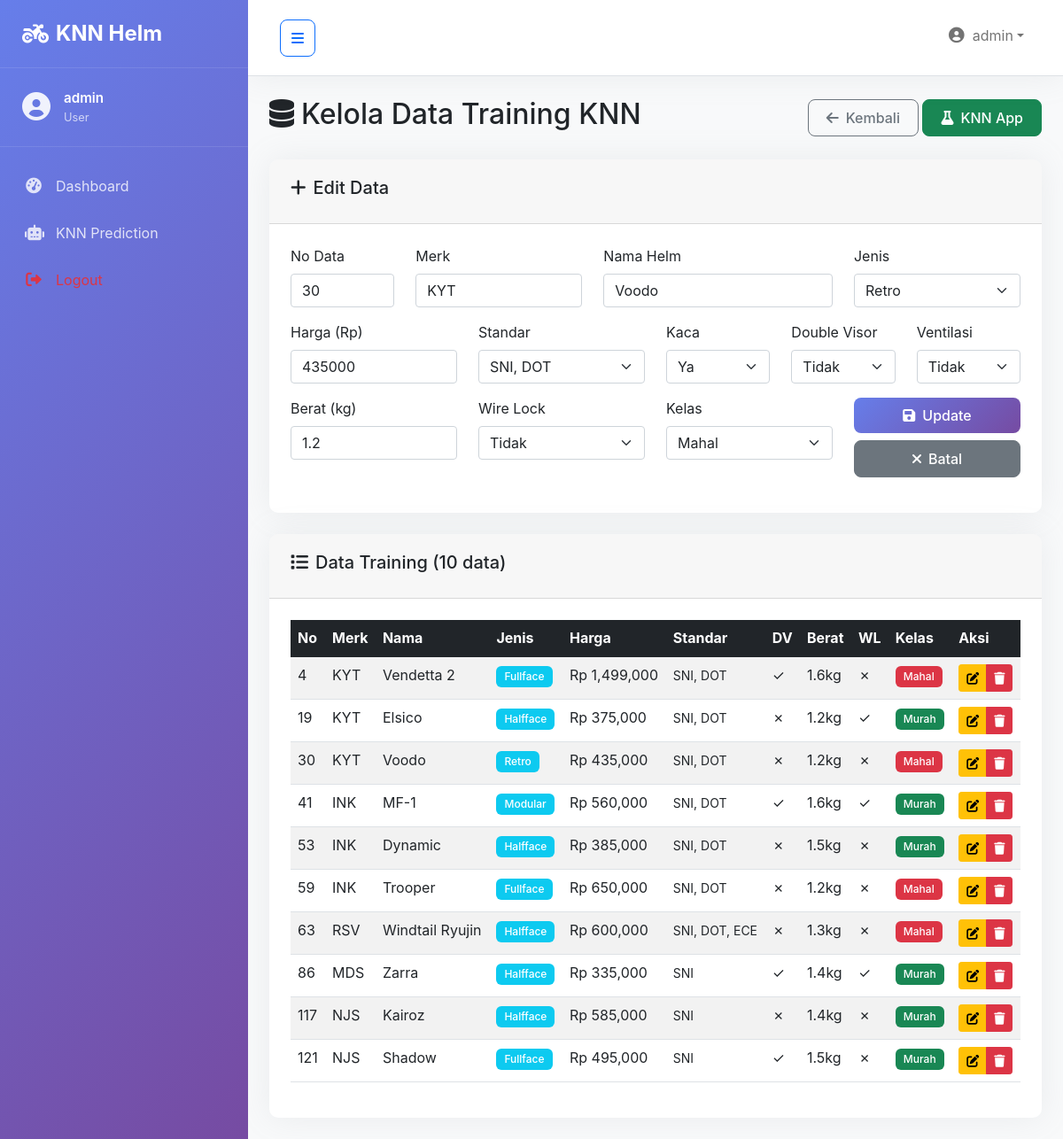
Screenshot of /pages/knn_data.php?action=edit&id=3 (signed in) with the database file from the repository.
### tables this page shows
CREATE TABLE `knn_training_data` (
    `id` INT PRIMARY KEY AUTO_INCREMENT,
    `no_data` INT NOT NULL,
    `merk` VARCHAR(50) NOT NULL,
    `nama` VARCHAR(100) NOT NULL,
    `jenis` ENUM('Fullface', 'Halfface', 'Retro', 'Modular') NOT NULL,
    `harga` INT NOT NULL,
    `standar` VARCHAR(100) NOT NULL,
    `kaca` ENUM('Ya', 'No') NOT NULL DEFAULT 'Ya',
    `double_visor` ENUM('Ya', 'No') NOT NULL DEFAULT 'No',
    `ventilasi_udara` ENUM('Ya', 'No') NOT NULL DEFAULT 'Ya',
    `berat` DECIMAL(3,1) NOT NULL,
    `wire_lock` ENUM('Ya', 'No') NOT NULL DEFAULT 'No',
    `kelas` ENUM('Mahal', 'Murah') NOT NULL,
    `created_at` TIMESTAMP DEFAULT CURRENT_TIMESTAMP
);

### pages/knn_data.php (the view, shortened to what this page needs)
<?php
require_once '../config/db.php';
$action = isset($_GET['action']) ? $_GET['action'] : '';
$edit_data = null;
if ($action == 'edit' && isset($_GET['id'])) {
    $id = $_GET['id'];
    $sql = "SELECT * FROM knn_training_data WHERE id = ?";
    $stmt = $conn->prepare($sql);
    $stmt->bind_param("i", $id);
    $stmt->execute();
    $result = $stmt->get_result();
    $edit_data = $result->fetch_assoc();
}
$sql = "SELECT * FROM knn_training_data ORDER BY no_data";
$result = $conn->query($sql);
?>
<!DOCTYPE html>
<html lang="id">
<head>
    <link href="https://cdn.jsdelivr.net/npm/bootstrap@5.1.3/dist/css/bootstrap.min.css" rel="stylesheet">
    <link href="https://cdnjs.cloudflare.com/ajax/libs/font-awesome/6.0.0/css/all.min.css" rel="stylesheet">
    <link href="../assets/css/dashboard.css" rel="stylesheet">
</head>
<body>
    <div class="wrapper">
        <?php include '../includes/sidebar.php'; ?>
        <div id="content" class="content">
            <nav class="navbar navbar-expand-lg navbar-light bg-white border-bottom">
                <div class="container-fluid">
                    <button type="button" id="sidebarCollapse" class="btn btn-outline-primary">
                        <i class="fas fa-bars"></i>
                    </button>
                    <div class="navbar-nav ms-auto">
                        <div class="nav-item dropdown">
                            <a class="nav-link dropdown-toggle" href="#" id="navbarDropdown" role="button" data-bs-toggle="dropdown">
                                <i class="fas fa-user-circle me-2"></i>
                                <?php echo $_SESSION['username']; ?>
                            </a>
                        </div>
                    </div>
                </div>
            </nav>
            <div class="container-fluid p-4">
                <div class="d-flex justify-content-between align-items-center mb-4">
                    <h2><i class="fas fa-database me-2"></i>Kelola Data Training KNN</h2>
                    <div>
                        <a href="dashboard.php" class="btn btn-outline-secondary">
                            <i class="fas fa-arrow-left me-2"></i>Kembali
                        </a>
                        <a href="../knn_app.py" class="btn btn-success" target="_blank">
                            <i class="fas fa-flask me-2"></i>KNN App
                        </a>
                    </div>
                </div>
                <div class="card mb-4">
                    <div class="card-header">
                        <h5><i class="fas fa-plus me-2"></i><?= $edit_data ? 'Edit Data' : 'Tambah Data Baru' ?></h5>
                    </div>
                    <div class="card-body">
                        <form method="POST">
                            <div class="row">
                                <div class="col-md-2">
                                    <div class="mb-3">
                                        <label class="form-label">No Data</label>
                                        <input type="number" class="form-control" name="no_data"
                                               value="<?= $edit_data['no_data'] ?? '' ?>" required>
                                    </div>
                                </div>
                                <div class="col-md-3">
                                    <div class="mb-3">
                                        <label class="form-label">Merk</label>
                                        <input type="text" class="form-control" name="merk"
                                               value="<?= $edit_data['merk'] ?? '' ?>" required>
                                    </div>
                                </div>
                                <div class="col-md-4">
                                    <div class="mb-3">
                                        <label class="form-label">Nama Helm</label>
                                        <input type="text" class="form-control" name="nama"
                                               value="<?= $edit_data['nama'] ?? '' ?>" required>
                                    </div>
                                </div>
                                <div class="col-md-3">
                                    <div class="mb-3">
                                        <label class="form-label">Jenis</label>
                                        <select class="form-select" name="jenis" required>
                                            <option value="Retro" <?= ($edit_data['jenis'] ?? '') == 'Retro' ? 'selected' : '' ?>>Retro</option>
                                        </select>
                                    </div>
                                </div>
                            </div>
                            <div class="row">
                                <div class="col-md-3">
                                    <div class="mb-3">
                                        <label class="form-label">Harga (Rp)</label>
                                        <input type="number" class="form-control" name="harga"
                                               value="<?= $edit_data['harga'] ?? '' ?>" required>
                                    </div>
                                </div>
                                <div class="col-md-3">
                                    <div class="mb-3">
                                        <label class="form-label">Standar</label>
                                        <select class="form-select" name="standar" required>
                                            <option value="SNI, DOT" <?= ($edit_data['standar'] ?? '') == 'SNI, DOT' ? 'selected' : '' ?>>SNI, DOT</option>
                                        </select>
                                    </div>
                                </div>
                                <div class="col-md-2">
                                    <div class="mb-3">
                                        <label class="form-label">Kaca</label>
                                        <select class="form-select" name="kaca" required>
                                            <option value="Ya" <?= ($edit_data['kaca'] ?? '') == 'Ya' ? 'selected' : '' ?>>Ya</option>
                                        </select>
                                    </div>
                                </div>
                                <div class="col-md-2">
                                    <div class="mb-3">
                                        <label class="form-label">Double Visor</label>
                                        <select class="form-select" name="double_visor" required>
                                            <option value="No" <?= ($edit_data['double_visor'] ?? '') == 'No' ? 'selected' : '' ?>>Tidak</option>
                                        </select>
                                    </div>
                                </div>
                                <div class="col-md-2">
                                    <div class="mb-3">
                                        <label class="form-label">Ventilasi</label>
                                        <select class="form-select" name="ventilasi_udara" required>
                                            <option value="No" <?= ($edit_data['ventilasi_udara'] ?? '') == 'No' ? 'selected' : '' ?>>Tidak</option>
                                        </select>
                                    </div>
                                </div>
                            </div>
                            <div class="row">
                                <div class="col-md-3">
                                    <div class="mb-3">
                                        <label class="form-label">Berat (kg)</label>
                                        <input type="number" step="0.1" class="form-control" name="berat"
                                               value="<?= $edit_data['berat'] ?? '' ?>" required>
                                    </div>
                                </div>
                                <div class="col-md-3">
                                    <div class="mb-3">
                                        <label class="form-label">Wire Lock</label>
                                        <select class="form-select" name="wire_lock" required>
                                            <option value="No" <?= ($edit_data['wire_lock'] ?? '') == 'No' ? 'selected' : '' ?>>Tidak</option>
                                        </select>
                                    </div>
                                </div>
                                <div class="col-md-3">
                                    <div class="mb-3">
                                        <label class="form-label">Kelas</label>
                                        <select class="form-select" name="kelas" required>
                                            <option value="Mahal" <?= ($edit_data['kelas'] ?? '') == 'Mahal' ? 'selected' : '' ?>>Mahal</option>
                                        </select>
                                    </div>
                                </div>
                                <div class="col-md-3 d-flex align-items-end">
                                    <div class="mb-3 w-100">
                                        <button type="submit" class="btn btn-primary w-100">
                                            <i class="fas fa-save me-2"></i><?= $edit_data ? 'Update' : 'Simpan' ?>
                                        </button>
                                        <?php if ($edit_data): ?>
                                        <a href="knn_data.php" class="btn btn-secondary w-100 mt-2">
                                            <i class="fas fa-times me-2"></i>Batal
                                        </a>
                                        <?php endif; ?>
                                    </div>
                                </div>
                            </div>
                        </form>
                    </div>
                </div>
                <div class="card">
                    <div class="card-header">
                        <h5><i class="fas fa-list me-2"></i>Data Training (<?= $result->num_rows ?> data)</h5>
                    </div>
                    <div class="card-body">
                        <div class="table-responsive">
                            <table class="table table-striped table-hover">
                                <thead class="table-dark">
                                    <tr>
                                        <th>No</th>
                                        <th>Merk</th>
                                        <th>Nama</th>
                                        <th>Jenis</th>
                                        <th>Harga</th>
                                        <th>Standar</th>
                                        <th>DV</th>
                                        <th>Berat</th>
                                        <th>WL</th>
                                        <th>Kelas</th>
                                        <th>Aksi</th>
                                    </tr>
                                </thead>
                                <tbody>
                                    <?php if ($result->num_rows > 0): ?>
                                        <?php while ($row = $result->fetch_assoc()): ?>
                                        <tr>
                                            <td><?= $row['no_data'] ?></td>
                                            <td><?= $row['merk'] ?></td>
                                            <td><?= $row['nama'] ?></td>
                                            <td><span class="badge bg-info"><?= $row['jenis'] ?></span></td>
                                            <td>Rp <?= number_format($row['harga']) ?></td>
                                            <td><small><?= $row['standar'] ?></small></td>
                                            <td><?= $row['double_visor'] == 'Ya' ? '✓' : '✗' ?></td>
                                            <td><?= $row['berat'] ?>kg</td>
                                            <td><?= $row['wire_lock'] == 'Ya' ? '✓' : '✗' ?></td>
                                            <td>
                                                <span class="badge bg-<?= $row['kelas'] == 'Mahal' ? 'danger' : 'success' ?>">
                                                    <?= $row['kelas'] ?>
                                                </span>
                                            </td>
                                            <td>
                                                <div class="btn-group btn-group-sm">
                                                    <a href="?action=edit&id=<?= $row['id'] ?>" class="btn btn-warning">
                                                        <i class="fas fa-edit"></i>
                                                    </a>
                                                    <a href="?action=delete&id=<?= $row['id'] ?>" class="btn btn-danger"
                                                       onclick="return confirm('Yakin hapus data ini?')">
                                                        <i class="fas fa-trash"></i>
                                                    </a>
                                                </div>
                                            </td>
                                        </tr>
                                        <?php endwhile; ?>
                                    <?php else: ?>
                                        <tr>
                                            <td colspan="11" class="text-center">Tidak ada data</td>
                                        </tr>
                                    <?php endif; ?>
                                </tbody>
                            </table>
                        </div>
                    </div>
                </div>
            </div>
        </div>
    </div>
</body>
</html>

### assets/css/dashboard.css (style rules this page uses)
:root { --primary-color: #667eea; --secondary-color: #764ba2; --sidebar-width: 280px; --sidebar-collapsed-width: 70px; --header-height: 70px; --border-radius: 10px; --box-shadow: 0 0 35px 0 rgba(154, 161, 171, 0.15); --transition: all 0.3s ease; }
body { font-family: 'Inter', -apple-system, BlinkMacSystemFont, 'Segoe UI', Roboto, sans-serif; background-color: #f8f9fa; margin: 0; padding: 0; }
.wrapper { display: flex; width: 100%; align-items: stretch; min-height: 100vh; }
.nav-item { margin-bottom: 5px; }
.nav-link { display: flex; align-items: center; padding: 12px 25px; color: rgba(255, 255, 255, 0.8); text-decoration: none; transition: var(--transition); border-left: 3px solid transparent; }
.nav-link i { width: 20px; margin-right: 15px; text-align: center; font-size: 1.1rem; }
.content { flex: 1; min-width: 0; background-color: #f8f9fa; }
.navbar { padding: 1rem 1.5rem; box-shadow: var(--box-shadow); }
#sidebarCollapse { border-radius: 8px; padding: 8px 12px; }
.card { border-radius: var(--border-radius); border: none; box-shadow: var(--box-shadow); transition: var(--transition); }
.card-header { border-radius: var(--border-radius) var(--border-radius) 0 0 !important; padding: 1.25rem 1.5rem; }
.card-body { padding: 1.5rem; }
.btn { border-radius: 8px; padding: 8px 20px; font-weight: 500; transition: var(--transition); }
.btn-primary { background: linear-gradient(135deg, var(--primary-color) 0%, var(--secondary-color) 100%); border: none; }
.badge { border-radius: 6px; padding: 0.5em 0.75em; font-size: 0.75rem; font-weight: 500; }
.card { animation: fadeInUp 0.6s ease-out; }

### rows the page displays
knn_training_data: no_data "30", merk "KYT", nama "Voodo", jenis "Retro", harga "435000", standar "SNI, DOT", kaca "Ya", double_visor "Tidak", ventilasi_udara "Tidak", berat "1.2", wire_lock "Tidak", kelas "Mahal", harga "435,000"
knn_training_data: no_data "4", merk "KYT", nama "Vendetta 2", jenis "Fullface", harga "1,499,000", standar "SNI, DOT", berat "1.6", kelas "Mahal"
knn_training_data: no_data "19", merk "KYT", nama "Elsico", jenis "Halfface", harga "375,000", standar "SNI, DOT", berat "1.2", kelas "Murah"
knn_training_data: no_data "41", merk "INK", nama "MF-1", jenis "Modular", harga "560,000", standar "SNI, DOT", berat "1.6", kelas "Murah"
knn_training_data: no_data "53", merk "INK", nama "Dynamic", jenis "Halfface", harga "385,000", standar "SNI, DOT", berat "1.5", kelas "Murah"
knn_training_data: no_data "59", merk "INK", nama "Trooper", jenis "Fullface", harga "650,000", standar "SNI, DOT", berat "1.2", kelas "Mahal"
knn_training_data: no_data "63", merk "RSV", nama "Windtail Ryujin", jenis "Halfface", harga "600,000", standar "SNI, DOT, ECE", berat "1.3", kelas "Mahal"
knn_training_data: no_data "86", merk "MDS", nama "Zarra", jenis "Halfface", harga "335,000", standar "SNI", berat "1.4", kelas "Murah"
knn_training_data: no_data "117", merk "NJS", nama "Kairoz", jenis "Halfface", harga "585,000", standar "SNI", berat "1.4", kelas "Murah"
knn_training_data: no_data "121", merk "NJS", nama "Shadow", jenis "Fullface", harga "495,000", standar "SNI", berat "1.5", kelas "Murah"

### other values shown
$_SESSION['username'] "admin"
$user_role "User"
$result->num_rows "10"
